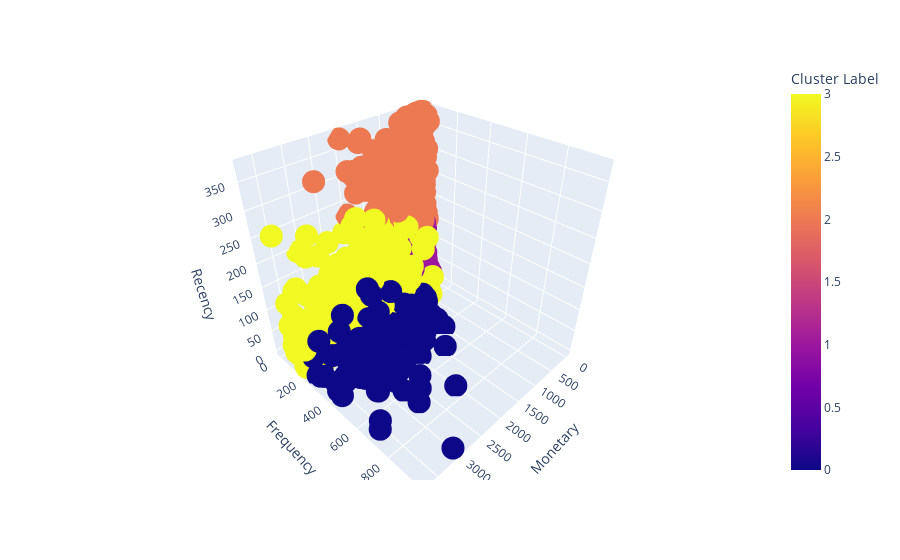

Notebook code cell kept with this figure:
### Code cell
# Visualising the clusters for customer segmentation
import plotly.express as px
px.scatter_3d(km_df, x = 'Monetary', y = 'Frequency', z = 'Recency', color = 'Cluster Label')

### Figure 1 — Plotly figure (JSON) as saved in the notebook; plotly's stock layout.template omitted (floating-point values rounded to 4 significant figures; data arrays with more than 128 entries replaced by an {"elided": "..."} marker saying what was removed)
{"data": [{"hovertemplate": "Monetary=%{x}<br>Frequency=%{y}<br>Recency=%{z}<br>Cluster Label=%{marker.color}<extra></extra>", "legendgroup": "", "marker": {"color": {"elided": "3912 int values"}, "coloraxis": "coloraxis", "symbol": "circle"}, "mode": "markers", "name": "", "scene": "scene", "showlegend": false, "type": "scatter3d", "x": {"elided": "3912 float values"}, "y": {"elided": "3912 int values"}, "z": {"elided": "3912 int values"}}], "layout": {"coloraxis": {"colorbar": {"title": {"text": "Cluster Label"}}, "colorscale": [[0, "#0d0887"], [0.1111, "#46039f"], [0.2222, "#7201a8"], [0.3333, "#9c179e"], [0.4444, "#bd3786"], [0.5556, "#d8576b"], [0.6667, "#ed7953"], [0.7778, "#fb9f3a"], [0.8889, "#fdca26"], [1, "#f0f921"]]}, "legend": {"tracegroupgap": 0}, "margin": {"t": 60}, "scene": {"domain": {"x": [0, 1], "y": [0, 1]}, "xaxis": {"title": {"text": "Monetary"}}, "yaxis": {"title": {"text": "Frequency"}}, "zaxis": {"title": {"text": "Recency"}}}}}
